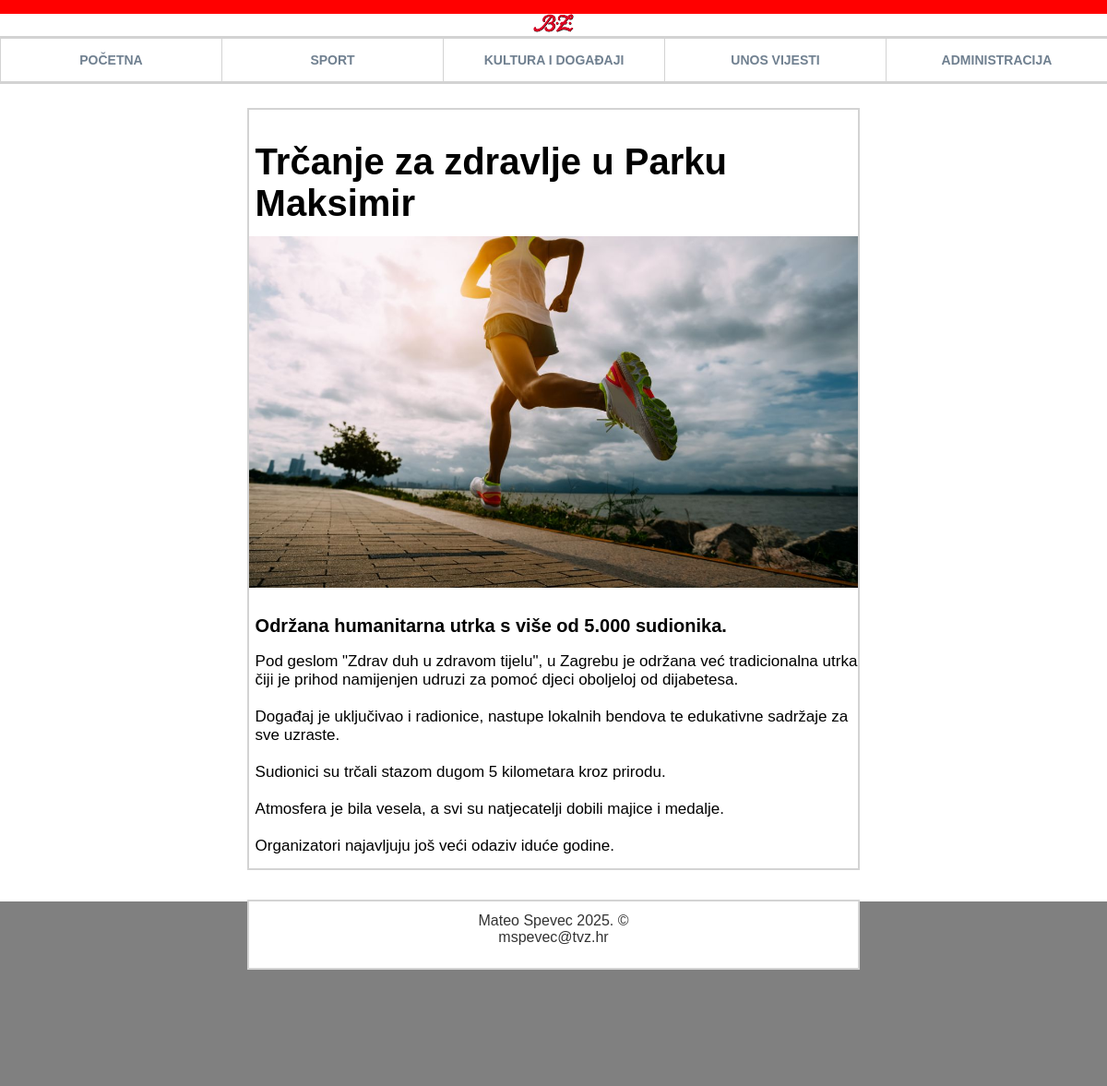
The page /clanak.php?id=11 on the database its author committed.
### tables this page shows
CREATE TABLE `vijesti` (
  `id` int(11) NOT NULL,
  `datum` varchar(32) NOT NULL,
  `naslov` varchar(64) NOT NULL,
  `sazetak` text NOT NULL,
  `tekst` text NOT NULL,
  `slika` varchar(64) NOT NULL,
  `kategorija` varchar(64) NOT NULL,
  `arhiva` tinyint(1) NOT NULL
);

### clanak.php (the view, shortened to what this page needs)
<?php
include 'konekcija.php';
$id = $_GET['id'] ?? null;
$query = "SELECT * FROM vijesti WHERE id = $id";
$result = mysqli_query($dbc, $query);
$row = mysqli_fetch_array($result);
?>
<!DOCTYPE html>
<html lang="hr">
    <head>
        <link rel="stylesheet" type="text/css" href="style.css">
    </head>
    <body>
        <div id="crveni"></div>
        <header>
            <img src="images/BZ_logo.svg" alt="Logo" id="logo">
            <nav>
                <ul>
                    <li><a href="index.php">POČETNA</a></li>
                    <li><a href="kategorija.php?kategorija=sport">SPORT</a></li>
                    <li><a href="kategorija.php?kategorija=kultura">KULTURA I DOGAĐAJI</a></li>
                    <li><a href="unos.php">UNOS VIJESTI</a></li>
                    <li><a href="administracija.php">ADMINISTRACIJA</a></li>
                </ul>
            </nav>
        </header>
        <main>
            <article class="clanak">
                <h1 style="font-size: 40px;"><?php echo $row['naslov']; ?></h1>
                <img src="<?php echo UPLPATH . $row['slika']; ?>" alt="Slika">
                <h4 style="font-size: 20px;"><?php echo $row['sazetak'] ?></h4>
                <p style="font-size:17px;"><?php echo nl2br($row['tekst']); ?></p>
            </article>
        </main>
        <footer>
            <div id="footerDiv">
                <p>Mateo Spevec 2025. &copy;</p>
                <p>mspevec@tvz.hr</p>
            </div>
        </footer>
    </body>
</html>

### style.css (style rules this page uses)
body { font-family: Arial, sans-serif; background-color: white; padding: 0; margin: 0.0%; }
#crveni { background-color: red; width: 100%; height: 15px; }
header { margin-bottom: 2.5%; }
#logo { width: 3.7%; display: block; margin: 0 auto; margin-bottom: 0.5%; }
nav { width: 100%; border: 1px solid lightgray; border-right: 0px; box-shadow: 0px 0px 0px 2px lightgray; }
nav ul { display: flex; justify-content: space-around; align-items: center; list-style: none; margin: 0; padding: 0; }
nav li { flex: 1; text-align: center; position: relative; list-style-type: none; }
nav a { display: block; padding: 15px 10px; text-decoration: none; color: slategray; font-weight: bold; font-size: 14px; text-transform: uppercase; border-right: 1px solid lightgray; }
main { width: 55%; margin: 0 auto; margin-bottom: 2%; }
article img { width: 100%; }
.clanak { box-shadow: 0px 0px 0px 2px lightgray; margin-bottom: 2%; padding-top: 0.004%; padding-bottom: 0.004%; }
.clanak h1, h4, p { margin-left: 1%; margin-bottom: 2%; }
footer { width: 100%; margin-top: 3%; padding-top: 0; border-right: 0px; box-shadow: 0px 0.5px lightgray; display: flex; justify-content: center; align-items: flex-start; background-color: grey; height: 200px; }
#footerDiv { background-color: white; text-align: center; width: 55%; margin-top: 0px; padding-top: 1%; padding-bottom: 2%; box-shadow: 0px 0px 0px 2px lightgray; }
#footerDiv p { margin: 0; color: #333; }
a { text-decoration: none; color: black; }

### rows shown on the page
vijesti: naslov "Trčanje za zdravlje u Parku Maksimir", slika (picture), sazetak "Održana humanitarna utrka s više od 5.000 sudionika.", tekst "Pod geslom \"Zdrav duh u zdravom tijelu\", u Zagrebu je održana već tradicionalna utrka čiji je prihod namijenjen udruzi za pomoć djeci oboljeloj od dijabetesa. Događaj je uključivao i radionice, nastupe lokalnih bendova te edukativne sadržaje za sve uzraste. Sudionici su trčali stazom dugom 5 kilometara kroz prirodu. Atmosfera je bila vesela, a svi su natjecatelji dobili majice i medalje. Organizatori najavljuju još veći odaziv iduće godine."
